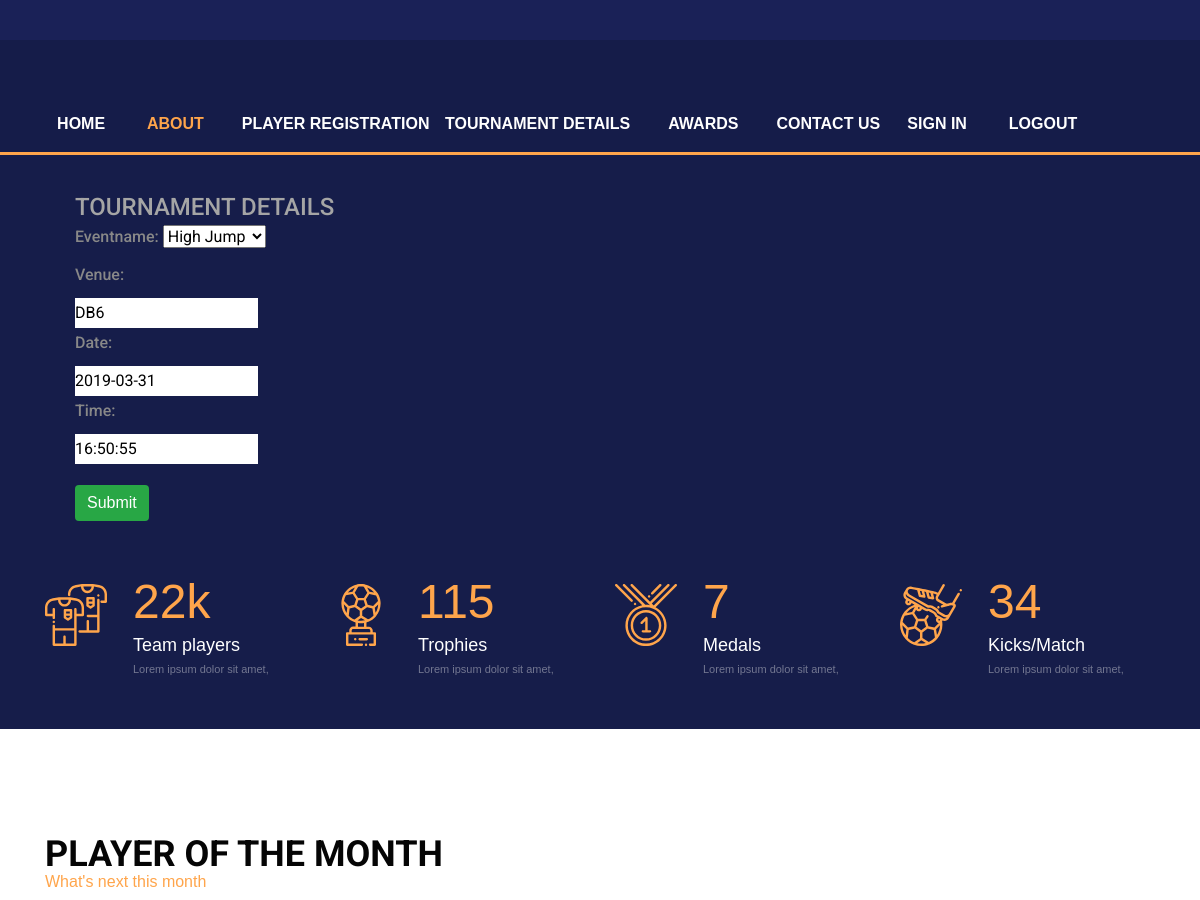
Page /dashboard/updateT/1/ (signed in, upper part) on the earlier database version.
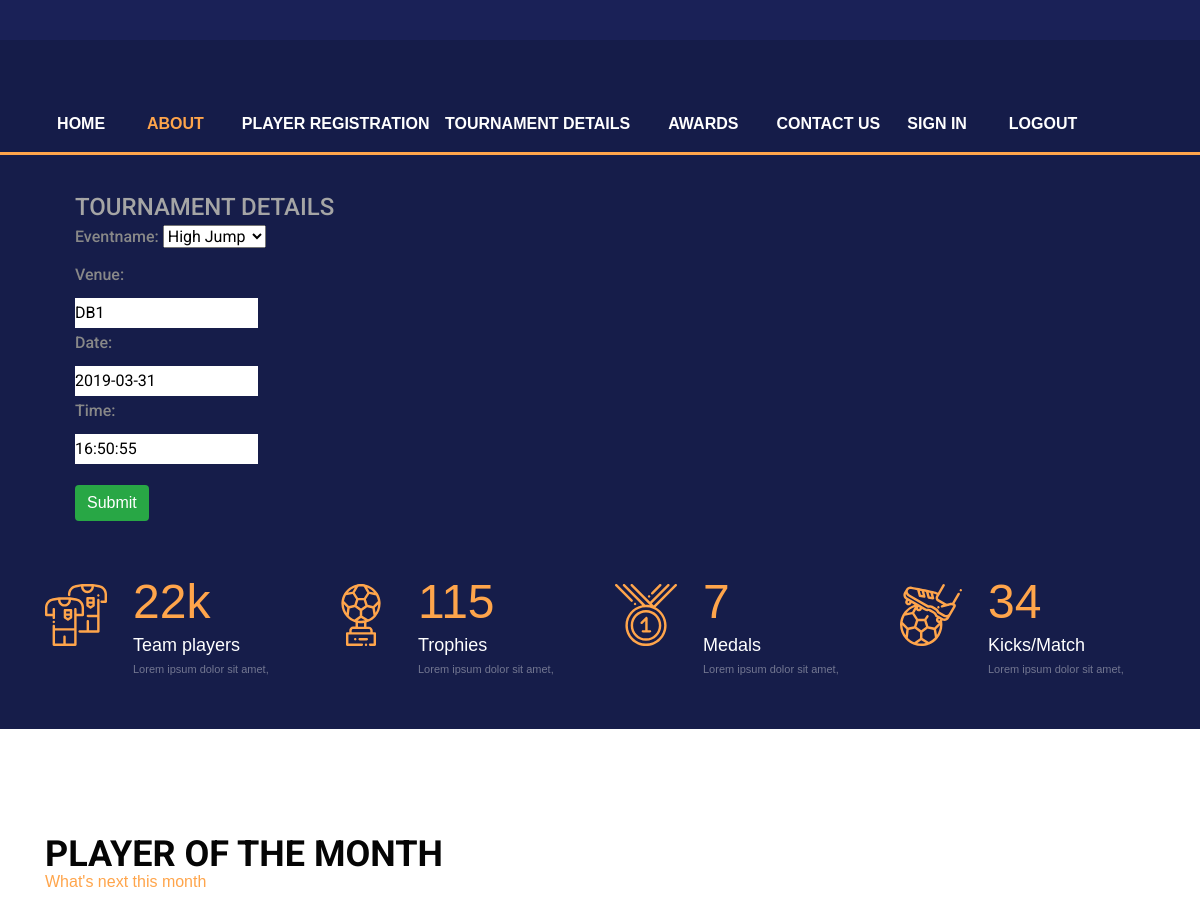
Same page on the later database version.
### Appadmin1/models.py (models this page shows, shortened)
class Tournament(models.Model):
    eventname = models.CharField(max_length=30, default="None", choices = EVENT_CHOICES)
    venue = models.CharField(max_length=30)
    date = models.DateField(max_length=30)
    time = models.TimeField(max_length=30)

### admin_dashboard/views.py (the view)
# urls.py: url(r'^updateT/(?P<pk>\d+)/$',tlistUpdate.as_view(), name='update'),
class tlistUpdate(LoginRequiredMixin,UpdateView):
    fields = ('eventname', 'venue', 'date', 'time')
    model = Tournament
    template_name = 'admin/tour_form.html'

### template/admin/tour_form.html (shortened to what the changed rows need)
{% extends "club/base3.html"%}
{% load static from staticfiles %}
{% load crispy_forms_tags %}
{% block body_block %}
  <div class="super_container">
    <div class="upcoming_latest">
      <div class="container">
        <div class="row">
          <div class="col-xl-6">
            <div class="custom_list_a">
              <form method="post">
                <div class="container">
                  <br><br>
                  <div class="col-6">
                    {{ form.as_p}}
                    <br>
                  </div>
                </div>
              </form>
            </div>
          </div>
        </div>
      </div>
      <div class="player">
        <div class="container">
          <div class="row">
            <div class="col-xl-6">
              <div class="player_content">
                <div class="section_title_container">
                  <div class="section_title">
                    <h1>player of the month</h1>
                  </div>
                </div>
              </div>
            </div>
          </div>
        </div>
      </div>
{% endblock %}

Differences in the rows shown:
changed Tournament "High Jump": venue "DB6" → "DB1"
